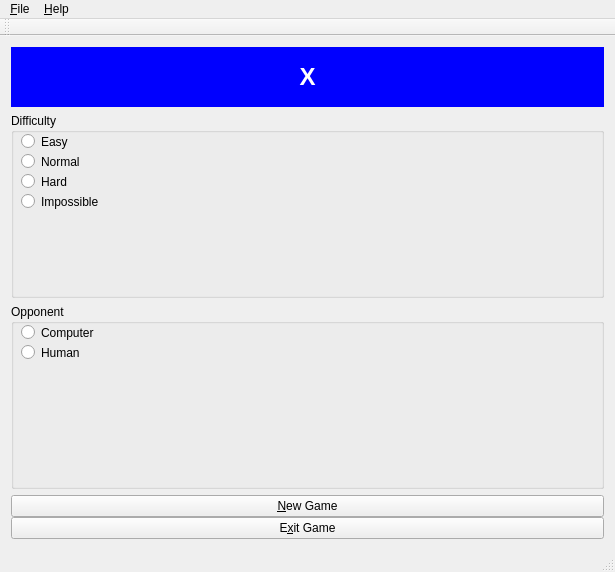
<?xml version="1.0" encoding="UTF-8"?>
<ui version="4.0">
 <class>winMainClass</class>
 <widget class="QMainWindow" name="winMainClass">
  <property name="windowModality">
   <enum>Qt::NonModal</enum>
  </property>
  <property name="geometry">
   <rect>
    <x>0</x>
    <y>0</y>
    <width>615</width>
    <height>572</height>
   </rect>
  </property>
  <property name="sizePolicy">
   <sizepolicy hsizetype="Expanding" vsizetype="Expanding">
    <horstretch>0</horstretch>
    <verstretch>0</verstretch>
   </sizepolicy>
  </property>
  <property name="sizeIncrement">
   <size>
    <width>0</width>
    <height>0</height>
   </size>
  </property>
  <property name="windowTitle">
   <string>Tic-Tac-Toe++ Alpha</string>
  </property>
  <property name="layoutDirection">
   <enum>Qt::LeftToRight</enum>
  </property>
  <property name="styleSheet">
   <string notr="true"/>
  </property>
  <widget class="QWidget" name="centralWidget">
   <layout class="QHBoxLayout" name="horizontalLayout_3">
    <item>
     <layout class="QGridLayout" name="grdGame">
      <property name="sizeConstraint">
       <enum>QLayout::SetDefaultConstraint</enum>
      </property>
     </layout>
    </item>
    <item>
     <layout class="QVBoxLayout" name="verticalLayout">
      <item>
       <widget class="QLabel" name="lblTurn">
        <property name="minimumSize">
         <size>
          <width>0</width>
          <height>31</height>
         </size>
        </property>
        <property name="maximumSize">
         <size>
          <width>16777215</width>
          <height>60</height>
         </size>
        </property>
        <property name="styleSheet">
         <string notr="true">background-color:blue;
color:white;
font-weight:bold;
font-size:24px;</string>
        </property>
        <property name="text">
         <string>X</string>
        </property>
        <property name="alignment">
         <set>Qt::AlignCenter</set>
        </property>
       </widget>
      </item>
      <item>
       <widget class="QGroupBox" name="grpDificil">
        <property name="minimumSize">
         <size>
          <width>199</width>
          <height>116</height>
         </size>
        </property>
        <property name="title">
         <string>Difficulty</string>
        </property>
        <widget class="QRadioButton" name="radEasy">
         <property name="geometry">
          <rect>
           <x>10</x>
           <y>20</y>
           <width>82</width>
           <height>17</height>
          </rect>
         </property>
         <property name="text">
          <string>Easy</string>
         </property>
        </widget>
        <widget class="QRadioButton" name="radNormal">
         <property name="geometry">
          <rect>
           <x>10</x>
           <y>40</y>
           <width>82</width>
           <height>17</height>
          </rect>
         </property>
         <property name="text">
          <string>Normal</string>
         </property>
        </widget>
        <widget class="QRadioButton" name="radHard">
         <property name="geometry">
          <rect>
           <x>10</x>
           <y>60</y>
           <width>82</width>
           <height>17</height>
          </rect>
         </property>
         <property name="text">
          <string>Hard</string>
         </property>
        </widget>
        <widget class="QRadioButton" name="radDeath">
         <property name="geometry">
          <rect>
           <x>10</x>
           <y>80</y>
           <width>82</width>
           <height>17</height>
          </rect>
         </property>
         <property name="text">
          <string>Impossible</string>
         </property>
        </widget>
       </widget>
      </item>
      <item>
       <widget class="QGroupBox" name="grpOpp">
        <property name="minimumSize">
         <size>
          <width>199</width>
          <height>60</height>
         </size>
        </property>
        <property name="title">
         <string>Opponent</string>
        </property>
        <widget class="QRadioButton" name="radComputer_3">
         <property name="geometry">
          <rect>
           <x>10</x>
           <y>20</y>
           <width>82</width>
           <height>17</height>
          </rect>
         </property>
         <property name="text">
          <string>Computer</string>
         </property>
        </widget>
        <widget class="QRadioButton" name="radHuman_3">
         <property name="geometry">
          <rect>
           <x>10</x>
           <y>40</y>
           <width>82</width>
           <height>17</height>
          </rect>
         </property>
         <property name="text">
          <string>Human</string>
         </property>
        </widget>
        <zorder>radHuman_3</zorder>
        <zorder>radComputer_3</zorder>
       </widget>
      </item>
      <item>
       <layout class="QVBoxLayout" name="layBtns">
        <property name="spacing">
         <number>0</number>
        </property>
        <item>
         <widget class="QPushButton" name="btnNew">
          <property name="text">
           <string>&amp;New Game</string>
          </property>
         </widget>
        </item>
        <item>
         <widget class="QPushButton" name="btnExit">
          <property name="text">
           <string>E&amp;xit Game</string>
          </property>
         </widget>
        </item>
       </layout>
      </item>
     </layout>
    </item>
   </layout>
  </widget>
  <widget class="QMenuBar" name="mnuMain">
   <property name="geometry">
    <rect>
     <x>0</x>
     <y>0</y>
     <width>615</width>
     <height>21</height>
    </rect>
   </property>
   <widget class="QMenu" name="mnuFile">
    <property name="title">
     <string>&amp;File</string>
    </property>
    <addaction name="mnuNewGame"/>
    <addaction name="mnuExit"/>
   </widget>
   <widget class="QMenu" name="mnuHelp">
    <property name="title">
     <string>&amp;Help</string>
    </property>
    <addaction name="mnuAbout"/>
   </widget>
   <addaction name="mnuFile"/>
   <addaction name="mnuHelp"/>
  </widget>
  <widget class="QToolBar" name="mainToolBar">
   <attribute name="toolBarArea">
    <enum>TopToolBarArea</enum>
   </attribute>
   <attribute name="toolBarBreak">
    <bool>false</bool>
   </attribute>
  </widget>
  <widget class="QStatusBar" name="statusBar"/>
  <action name="mnuNewGame">
   <property name="text">
    <string>&amp;New Game</string>
   </property>
   <property name="shortcut">
    <string>Ctrl+N</string>
   </property>
  </action>
  <action name="mnuExit">
   <property name="text">
    <string>E&amp;xit</string>
   </property>
  </action>
  <action name="mnuAbout">
   <property name="text">
    <string>&amp;About</string>
   </property>
  </action>
 </widget>
 <layoutdefault spacing="6" margin="11"/>
 <resources>
  <include location="winmain.qrc"/>
 </resources>
 <connections/>
</ui>
